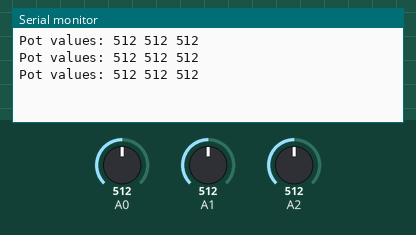
A sketch run on a simulated Arduino Uno, built with avr-gcc and run on an emulated ATmega328P. Parts: the last lines printed to the serial monitor. The test bench sets the inputs (shaded band); at power-on: A0 = 512, A1 = 512, A2 = 512.

Above: at 1.3 s.
1.4 s: A0 set to 716
At 1.9 s:
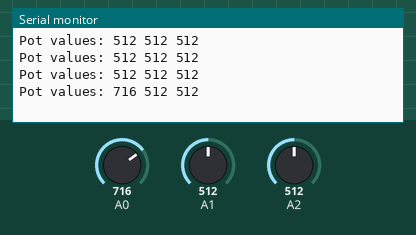
2.9 s: A1 set to 716
At 3.4 s:
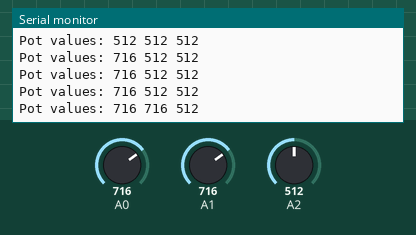
4.4 s: A2 set to 716
At 4.9 s:
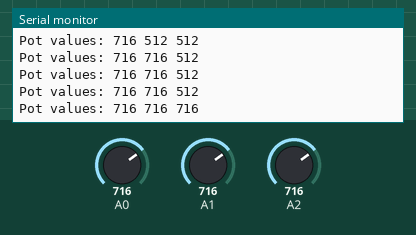
5.9 s: A0 set to 900
At 6.4 s:
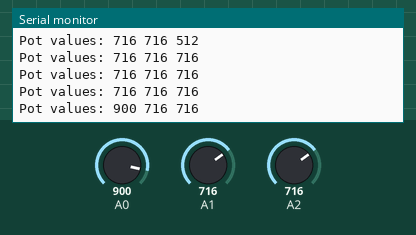
7.4 s: A1 set to 900
At 7.9 s:
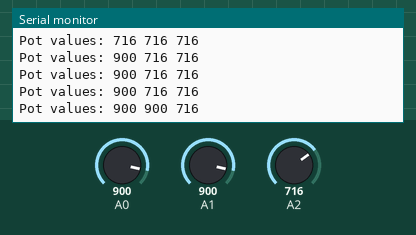
8.9 s: A2 set to 900
At 9.4 s:
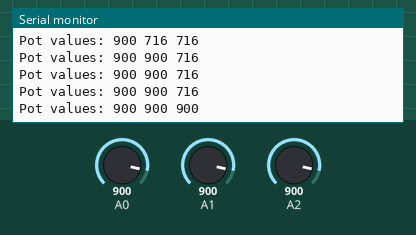
Timing chart, 0 to 11.4 s (numbered marks = the images above; inputs shaded):
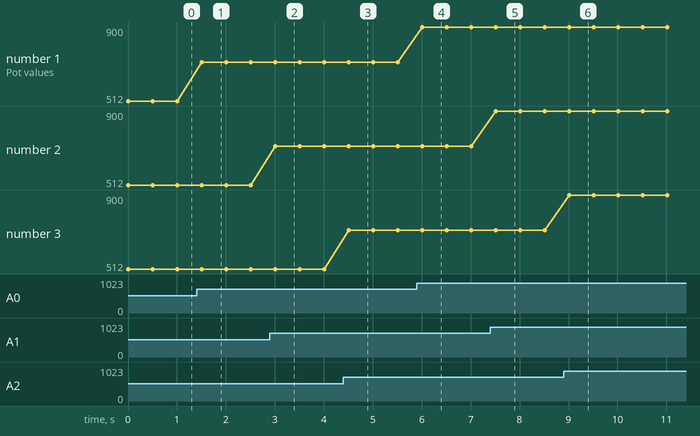

The sketch:

listing_2-6.ino
```cpp
// create an array to store the values of the potentiometers
int pots[3];

void setup() {
  Serial.begin(9600);
}

void loop() {
  for(int i = 0; i < 3; i++){
    pots[i] = analogRead(i);
  }

  Serial.print("Pot values: ");
  Serial.print(pots[0]);
  Serial.print(" ");
  Serial.print(pots[1]);
  Serial.print(" ");
  Serial.println(pots[2]);

  delay(500);
}
```

Measured:
- after the input at 1.4 s, the serial monitor: prints a new line after 0.10 s (image 1)
- after the input at 2.9 s, the serial monitor: prints a new line after 0.11 s (image 2)
- after the input at 4.4 s, the serial monitor: prints a new line after 0.11 s (image 3)
- after the input at 5.9 s, the serial monitor: prints a new line after 0.11 s (image 4)
- after the input at 7.4 s, the serial monitor: prints a new line after 0.11 s (image 5)
- after the input at 8.9 s, the serial monitor: prints a new line after 0.12 s (image 6)
- plotted number 1: 512 → 716 after the input at 1.4 s, 716 → 900 after the input at 5.9 s
